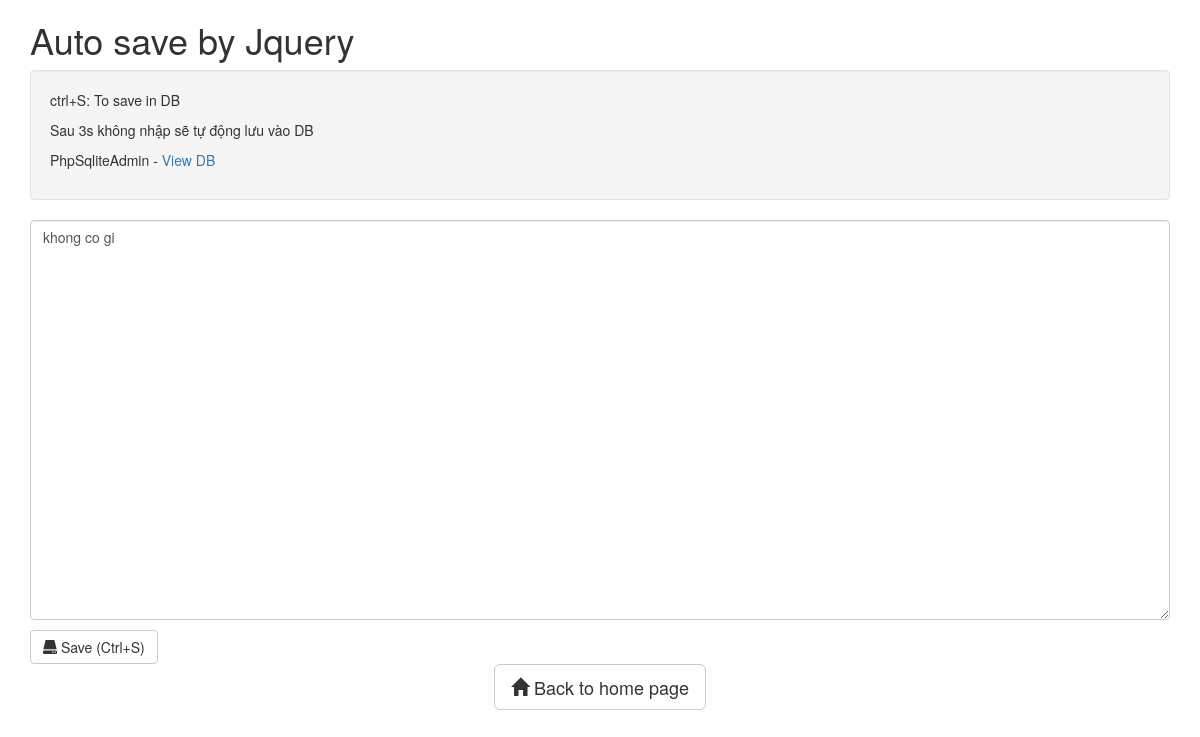
/Lesson_5/index.php, run on an earlier commit of the app's database.
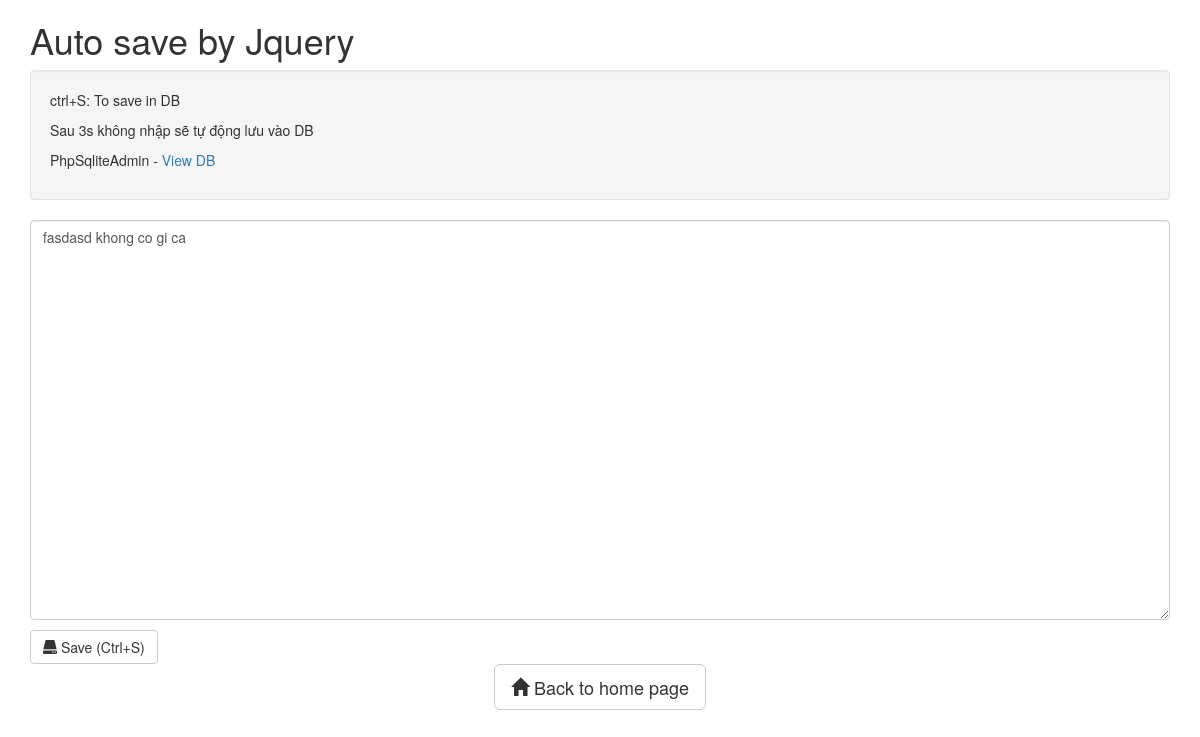
And on a later commit of the database.
### tables this page shows
CREATE TABLE "text_tb" ("text_id" INTEGER PRIMARY KEY  NOT NULL  UNIQUE , "text_c" TEXT);

### Lesson_5/class/sqlite.php (called while the page is built, shortened)
<?php
	class My_sqlite extends SQLite3{
		public function fetchAll($result){
			while($row = $result->fetchArray(SQLITE3_ASSOC)){
				$return[]=$row;
			}
			return $return;
		}
	}

### Lesson_5/index.php (the view, shortened to what this page needs)
<?php
require_once("class/sqlite.php");
$sqlite = new My_sqlite;
if($_POST["ajax"]){
	$security_mod = true;
	if($security_mod){
		$text = base64_encode($_POST["text"]);
	}else{
		$text = ($_POST["text"]);
	}
	$sql	= "SELECT * FROM text_tb where text_id=1 ";
	$rs		= $sqlite->query($sql);
	$data	= ($sqlite->fetchAll($rs));
	if(count($data)==0){
		$sql='INSERT INTO text_tb("text_id","text_c") VALUES (1,"'.$text.'");';
	}else{
		$sql= 'UPDATE text_tb SET	text_c	= "'.$text.'"	WHERE text_id=1';
	}
	if(!$sqlite->exec($sql)){
		$error=true;
		echo 0;
	}else{
		$error=false;
		echo 1;
	}
	die;
}else{
	$sql	= "SELECT * FROM text_tb where text_id=1 ";
	$rs		= $sqlite->query($sql);
	$data	= ($sqlite->fetchAll($rs));
	$str	= base64_decode(($data[0]["text_c"]));
}
?>
<!DOCTYPE html>
<html lang="vi">
	<head>
		<link href="//netdna.bootstrapcdn.com/bootstrap/3.2.0/css/bootstrap.min.css" rel="stylesheet">
	</head>
	<body>
		<div class="container">
			<section>
				<h1>Auto save by Jquery</h1>
				<div class="well">
					<p>ctrl+S: To save in DB</p>
					<p>Sau 3s không nhập sẽ tự động lưu vào DB</p>
					<p>PhpSqliteAdmin - <a href="db/phpliteadmin.php" target="_blank">View DB</a></p>
				</div>
				<textarea id="myInput" class="form-control" style="height:400px"><?php echo $str; ?></textarea>
				<div style="margin-top:10px;">
					<button onclick="doneTyping()" type="button" class="top5 btn btn-default"><span class="glyphicon glyphicon-hdd" aria-hidden="true"></span> Save (Ctrl+S)</button>
				</div>
				<center><a href="/" class="btn btn-lg btn-default"> <span class="glyphicon glyphicon-home" aria-hidden="true"></span>  Back to home page</a></center>
			</section>
		</div>
	</body>
</html>

What changed in the data, as far as the page shows it:
changed text_tb: text_c "khong co gi" → "fasdasd khong co gi ca"
